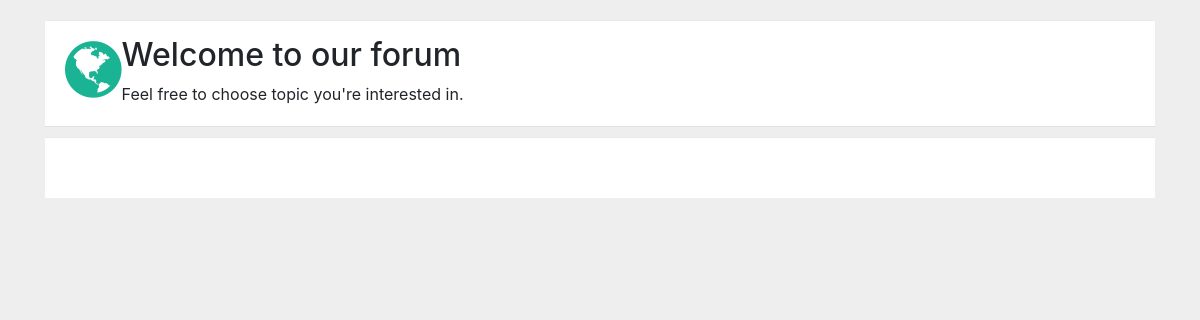
Before: / with the older database file.
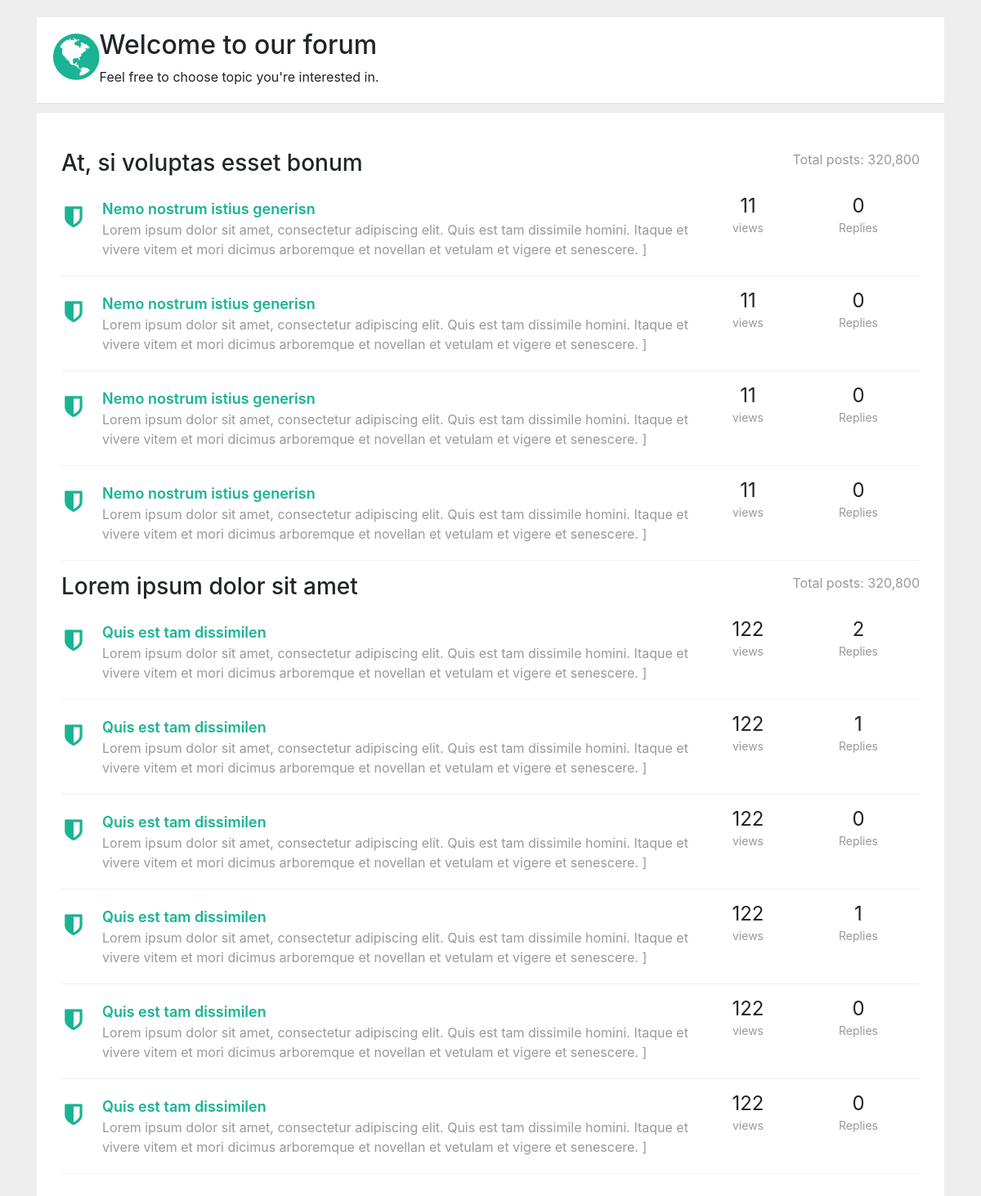
After: the same page with the newer database file.
### tables this page shows
CREATE TABLE `forums` (
  `id` int(11) UNSIGNED NOT NULL,
  `title` varchar(122) NOT NULL,
  `slug` varchar(122) NOT NULL,
  `created_at` datetime NOT NULL,
  `updated_at` datetime NOT NULL,
  `user_id` int(11) NOT NULL
);

CREATE TABLE `topics` (
  `id` int(11) NOT NULL,
  `title` varchar(122) NOT NULL,
  `topic_sub_title` text DEFAULT NULL,
  `user_id` int(11) NOT NULL,
  `views` int(11) NOT NULL DEFAULT 0,
  `slug` varchar(122) NOT NULL,
  `created_at` datetime NOT NULL,
  `updated_at` datetime NOT NULL,
  `forum_id` int(11) NOT NULL
);

### include/class_autoloader.inc.php (called while the page is built, shortened)
<?php
function classAutoloader ( $className ){
	$path = 'classes/';
	$extension = '.class.php';
	$fullPath = $path . $className . $extension ;
}

### include/db.inc.php (called while the page is built, shortened)
<?php
class DbConnect {
	private $host = HOST;
	private $dbname = DBNAME;
	private $username = USERNAME;
	private $password = PASSWORD;
	protected function connect(){
		try {
			$sql = 'mysql:host='. $this -> host .';dbname='. $this -> dbname ;
			$pdo = new PDO ( $sql , $this -> username , $this -> password );
			$pdo -> setAttribute ( PDO::ATTR_DEFAULT_FETCH_MODE , PDO::FETCH_ASSOC );
			$pdo -> setAttribute ( PDO::ATTR_ERRMODE , PDO::ERRMODE_EXCEPTION );
			$pdo -> exec( 'set names utf8');
			return $pdo ;
		} catch ( PDOException $e) {
			echo $e -> getMessage();
		}
	}
}

### classes/forum.class.php (called while the page is built)
<?php
class Forum extends DbConnect {
public function getAllForums(){
	$sql = 'select * from forums order by title asc';
	$query = $this -> connect() -> query($sql);
	$forums = $query -> fetchAll();
	return $forums;
}
public function getAllTopicsByForumId($forum_id ){
	$sql = 'select * from topics where forum_id = ? order by created_at desc';
	$query = $this -> connect() -> prepare($sql);
	$query -> execute([ $forum_id ]);
	$topics = $query -> fetchAll();
	return $topics ;
}
public function getCountOfTopicReplies($topic_id ){
	$sql = 'select * from replies where topic_id = ? ';
	$query = $this -> connect() -> prepare($sql);
	$query ->  execute([ $topic_id ]);
	$replies = count( $query -> fetchAll());
	return $replies;
}
}

### index.php (the view, shortened to what this page needs)
<?php
require_once 'include/db.inc.php';
require_once 'include/class_autoloader.inc.php';
 ?>
 <!doctype html>
<html lang="en">
  <head>
    <?php require_once 'partials/__head.php' ?>
  </head>
  <body>
    <link href="https://maxcdn.bootstrapcdn.com/font-awesome/4.3.0/css/font-awesome.min.css" rel="stylesheet">
<div class="container">
<div class="row">
    <div class="col-lg-12">
        <div class="wrapper wrapper-content animated fadeInRight">
            <?php require_once 'partials/__top_nav.php' ?>
            <div class="ibox-content forum-container">
<?php
try {
$forum = new Forum();
foreach ( $forum -> getAllForums() as $forumSingle ){
?>
<div class="forum-title">
                    <div class="pull-right forum-desc">
                        <samll>Total posts: 320,800</samll>
                    </div>
                    <h3><?php echo $forumSingle['title']; ?></h3>
                </div>
<?php
foreach ( $forum -> getAllTopicsByForumId($forumSingle['id']) as $topicSingle ){
?>
  <div class="forum-item active">
                    <div class="row">
                        <div class="col-md-9">
                            <div class="forum-icon">
                                <i class="fa fa-shield"></i>
                            </div>
                            <a href="forum_post.html" class="forum-item-title"><?php echo $topicSingle['title'] ?>n</a>
                            <div class="forum-sub-title"><?php echo $topicSingle['topic_sub_title'] ?></div>
                        </div>
                        <div class="col-md-1 forum-info">
                            <span class="views-number">
                                <?php echo $topicSingle['views'] ?>
                            </span>
                            <div>
                                <small>views</small>
                            </div>
                        </div>
                        <div class="col-md-2 forum-info">
                            <span class="views-number">
<?php
echo $forum -> getCountOfTopicReplies($topicSingle['id'])
 ?>
                            </span>
                            <div>
                                <small>Replies</small>
                            </div>
                        </div>
                    </div>
                </div>
<?php
}
?>
<?php
}
} catch ( PDOException $e ){
    echo $e -> getMessage();
}
 ?>
            </div>
        </div>
    </div>
</div>
</div>
  </body>
</html>

### partials/__head.php (shortened to what this page needs)
<link rel="stylesheet" href="https://cdn.jsdelivr.net/npm/bootstrap@4.6.2/dist/css/bootstrap.min.css">

### partials/__top_nav.php
<div class="ibox-content m-b-sm border-bottom">
                <div class="p-xs">
                    <div class="pull-left m-r-md">
                        <i class="fa fa-globe text-navy mid-icon"></i>
                    </div>
                    <h2>Welcome to our forum</h2>
                    <span>Feel free to choose topic you're interested in.</span>
                </div>
            </div>

### partials/__head.php (style rules this page uses)
body { margin-top:20px; background:#eee; }
.mid-icon { font-size: 66px; }
.forum-item { margin: 10px 0; padding: 10px 0 20px; border-bottom: 1px solid #f1f1f1; }
.views-number { font-size: 24px; line-height: 18px; font-weight: 400; }
.forum-container, .forum-post-container { padding: 30px !important; }
.forum-item small { color: #999; }
.forum-item .forum-sub-title { color: #999; margin-left: 50px; }
.forum-title { margin: 15px 0 15px 0; }
.forum-info { text-align: center; }
.forum-desc { color: #999; }
.forum-icon { float: left; width: 30px; margin-right: 20px; text-align: center; }
a.forum-item-title { color: inherit; display: block; font-size: 18px; font-weight: 600; }
.forum-icon .fa { font-size: 30px; margin-top: 8px; color: #9b9b9b; }
.forum-item.active .fa { color: #1ab394; }
.forum-item.active a.forum-item-title { color: #1ab394; }
.ibox-content { background-color: #ffffff; color: inherit; padding: 15px 20px 20px 20px; border-color: #e7eaec; border-image: none; border-style: solid solid none; border-width: 1px 0; }
.text-navy { color: #1ab394; }
.mid-icon { font-size: 66px !important; }
.m-b-sm { margin-bottom: 10px; }

Changed rows visible on the page:
added forums: title "At, si voluptas esset bonum"
added topics: title "Nemo nostrum istius generis", topic_sub_title "Lorem ipsum dolor sit amet, consectetur adipiscing elit. Quis est tam dissimile homini. Itaque et vivere vitem et mori dicimus arboremque et novellan et vetulam et vigere et senescere. ]", views "11", id "0", shown under "At, si voluptas esset bonum"
added topics: title "Nemo nostrum istius generis", topic_sub_title "Lorem ipsum dolor sit amet, consectetur adipiscing elit. Quis est tam dissimile homini. Itaque et vivere vitem et mori dicimus arboremque et novellan et vetulam et vigere et senescere. ]", views "11", id "0", shown under "At, si voluptas esset bonum"
added topics: title "Nemo nostrum istius generis", topic_sub_title "Lorem ipsum dolor sit amet, consectetur adipiscing elit. Quis est tam dissimile homini. Itaque et vivere vitem et mori dicimus arboremque et novellan et vetulam et vigere et senescere. ]", views "11", id "0", shown under "At, si voluptas esset bonum"
added topics: title "Nemo nostrum istius generis", topic_sub_title "Lorem ipsum dolor sit amet, consectetur adipiscing elit. Quis est tam dissimile homini. Itaque et vivere vitem et mori dicimus arboremque et novellan et vetulam et vigere et senescere. ]", views "11", id "0", shown under "At, si voluptas esset bonum"
added forums: title "Lorem ipsum dolor sit amet"
added topics: title "Quis est tam dissimile", topic_sub_title "Lorem ipsum dolor sit amet, consectetur adipiscing elit. Quis est tam dissimile homini. Itaque et vivere vitem et mori dicimus arboremque et novellan et vetulam et vigere et senescere. ]", views "122", id "2", shown under "Lorem ipsum dolor sit amet"
added topics: title "Quis est tam dissimile", topic_sub_title "Lorem ipsum dolor sit amet, consectetur adipiscing elit. Quis est tam dissimile homini. Itaque et vivere vitem et mori dicimus arboremque et novellan et vetulam et vigere et senescere. ]", views "122", id "1", shown under "Lorem ipsum dolor sit amet"
added topics: title "Quis est tam dissimile", topic_sub_title "Lorem ipsum dolor sit amet, consectetur adipiscing elit. Quis est tam dissimile homini. Itaque et vivere vitem et mori dicimus arboremque et novellan et vetulam et vigere et senescere. ]", views "122", id "0", shown under "Lorem ipsum dolor sit amet"
added topics: title "Quis est tam dissimile", topic_sub_title "Lorem ipsum dolor sit amet, consectetur adipiscing elit. Quis est tam dissimile homini. Itaque et vivere vitem et mori dicimus arboremque et novellan et vetulam et vigere et senescere. ]", views "122", id "1", shown under "Lorem ipsum dolor sit amet"
added topics: title "Quis est tam dissimile", topic_sub_title "Lorem ipsum dolor sit amet, consectetur adipiscing elit. Quis est tam dissimile homini. Itaque et vivere vitem et mori dicimus arboremque et novellan et vetulam et vigere et senescere. ]", views "122", id "0", shown under "Lorem ipsum dolor sit amet"
added topics: title "Quis est tam dissimile", topic_sub_title "Lorem ipsum dolor sit amet, consectetur adipiscing elit. Quis est tam dissimile homini. Itaque et vivere vitem et mori dicimus arboremque et novellan et vetulam et vigere et senescere. ]", views "122", id "0", shown under "Lorem ipsum dolor sit amet"
